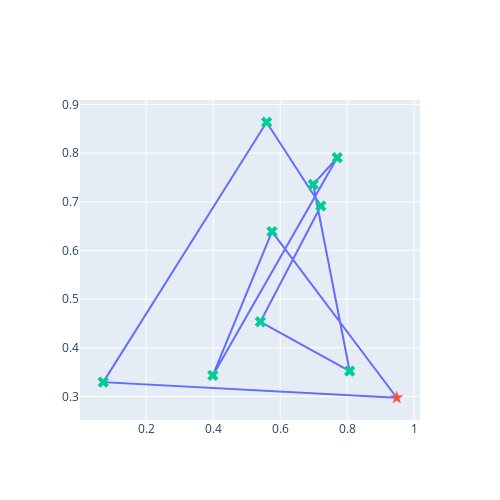

This figure's notebook cell:
### Markdown cell above
### Testing
#### Test your optimization functions using `optimization_TSP_test()`

### Code cell
# Run the optimization by reusing the functions simulateCities(), drawSalesman(), evaluate()

def optimization_TSP_test(rg, n_cities=15, iterations=600):
    cities = simulate_cities(rg, n_cities)
    inital_solution = list(range(len(cities))) + [0]
    print(cities)
    print("initial solution:", inital_solution)
    print("inital distance travelled:", evaluate_city_sequence(inital_solution, cities))
    draw_salesman(inital_solution, cities, "Initial Solution") # show the inital solution
    
    algorithms = {
    'Full Enumeration': full_enumeration,
    'Greedy algorithm': greedy,
    'Local search algorithm': local_search,
    'Variable neighborhood search algorithm': variable_neighborhood_search,
    'Simulated annealing algorithm': simulated_annealing
    }
    
    for algorithm_name, algorithm in algorithms.items():
        print(algorithm_name + "\n-----------")
        start_time = time.time()  # Record start time
        solution, distance = algorithm(cities, iterations=iterations, display = False)
        end_time = time.time()  # Record end time
        print("best solution:", solution)
        print("distance travelled:", distance)
        print("Computing time:", end_time - start_time, "seconds")
        draw_salesman(solution, cities, algorithm_name)

# run all
rg = Generator(PCG64(42069)) 
optimization_TSP_test(rg, n_cities=10, iterations=600)

### Figure 1 — Plotly figure (JSON) as saved in the notebook; plotly's stock layout.template omitted (floating-point values rounded to 4 significant figures)
{"data": [{"mode": "lines", "type": "scatter", "x": [0.9479, 0.0718, 0.5594, 0.7213, 0.5409, 0.8073, 0.6986, 0.7702, 0.3989, 0.5755, 0.9479], "y": [0.2974, 0.3295, 0.8635, 0.6914, 0.4535, 0.3523, 0.7357, 0.7906, 0.3432, 0.6389, 0.2974]}, {"marker": {"size": 10, "symbol": "star"}, "mode": "markers", "text": "0", "type": "scatter", "x": [0.9479], "y": [0.2974]}, {"marker": {"size": 10, "symbol": "x"}, "mode": "markers", "text": ["1", "2", "3", "4", "5", "6", "7", "8", "9"], "type": "scatter", "x": [0.0718, 0.5594, 0.7213, 0.5409, 0.8073, 0.6986, 0.7702, 0.3989, 0.5755], "y": [0.3295, 0.8635, 0.6914, 0.4535, 0.3523, 0.7357, 0.7906, 0.3432, 0.6389]}], "layout": {"height": 500, "showlegend": false, "width": 500, "xaxis": {"autorange": true, "range": [0.002401, 1.017], "type": "linear"}, "yaxis": {"autorange": true, "range": [0.2517, 0.9092], "type": "linear"}}}
